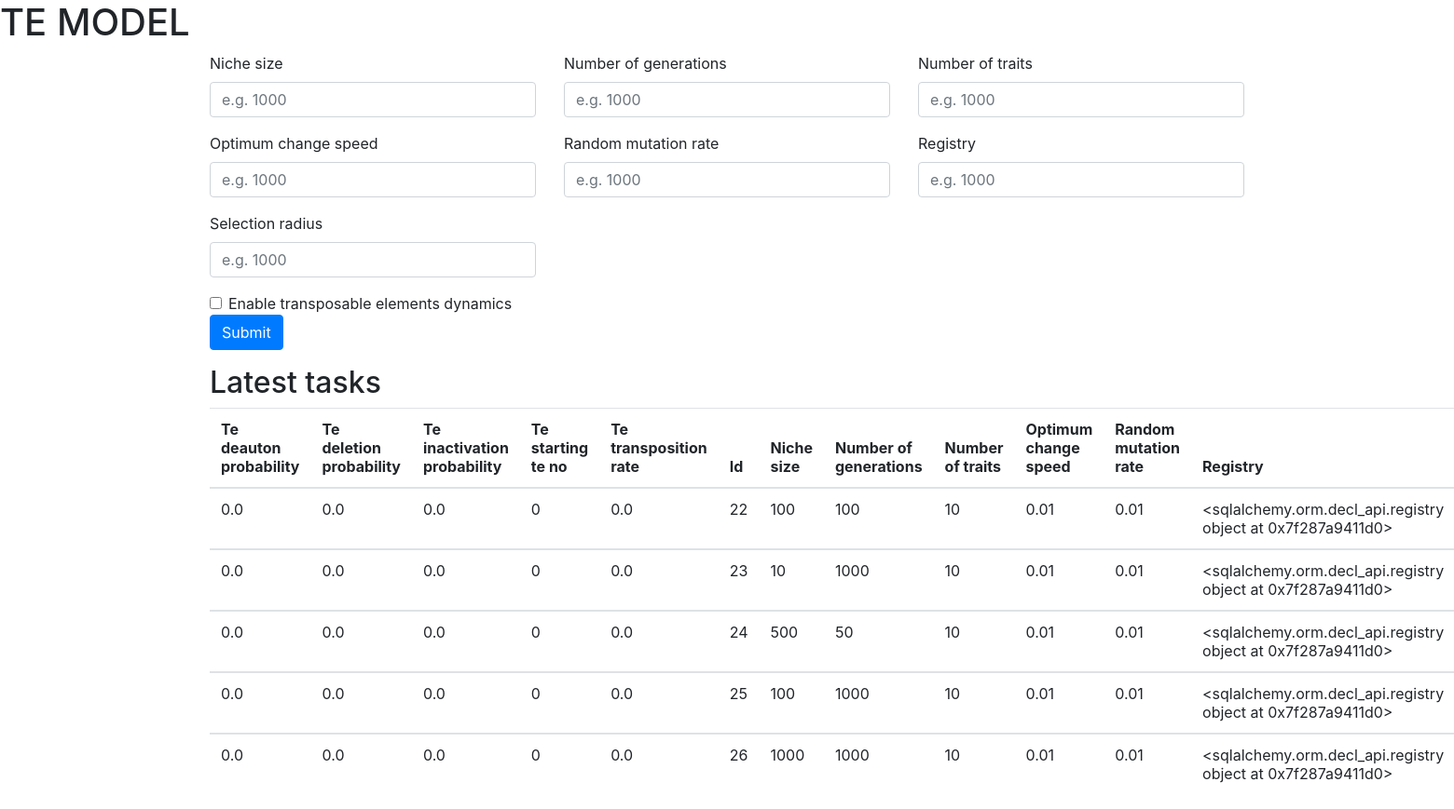
The page / on the database its author committed.
### index.py (models this page shows)
class Task(db.Model):
    id = db.Column(db.Integer, primary_key = True)
    simulation_status = db.Column(db.Text)
    niche_size              = db.Column(db.Integer, default = 5000)
    optimum_change_speed    = db.Column(db.REAL, default = 0.01)
    selection_radius        = db.Column(db.REAL, default = 20.0)    # default: 20.0
    number_of_generations   = db.Column(db.Integer, default = 2000)
    number_of_traits        = db.Column(db.Integer) # no_phenotype_properties
    random_mutation_rate    = db.Column(db.REAL)    # default: 0.003
    TE_starting_te_no           = db.Column(db.Integer)
    TE_deauton_probability      = db.Column(db.REAL) # default: 0.0
    TE_inactivation_probability = db.Column(db.REAL) # default: 0.003
    TE_transposition_rate       = db.Column(db.REAL) # default: 0.003
    TE_deletion_probability     = db.Column(db.REAL) # default: 0.003

### index.py (the view, shortened to what this page needs)
@app.route('/', methods = ['GET', 'POST'])
def hello_world():
    tasks = Task.query.all()
    tasks_list, names = tasks_to_list(tasks[(len(tasks) - 5):len(tasks)])
    cols_num = 3 #math.floor(math.sqrt(len(tmp))) + 1
    general_params, te_params = get_Task_parameters(cols_num)
    return render_template("index.html", zmienna = tasks[(len(tasks)-5):],
            tasks_list = tasks_list, names = names,
            params_general = general_params, params_TE = te_params)

### index.py (called while the page is built)
def tasks_to_list(tasks):
    mylist = []
    names = []
    first = True
    for task in tasks:
        mydir = {}
        for attr in dir(task):
            if not attr.startswith("_") and attr not in ["metadata", "query", "query_class"]:
                if first:
                    names.append(attr)
                mydir[attr] = getattr(task, attr)
        first = False
        mylist.append(mydir)
    return mylist, names

def get_Task_parameters(ncols):
    te_params = []
    general_params = []
    for attr in dir(Task):
        if not attr.startswith("_") and attr not in ["metadata", "query",
                "query_class", "id", "simulation_status"]:
            if attr.startswith("TE_"):
                te_params.append(attr)
            else:
                general_params.append(attr)
    general_params = [general_params[i:i+ncols] for i in range(0,
        len(general_params), ncols)]
    te_params = [te_params[i:i+ncols] for i in range(0,
        len(te_params), ncols)]
    return general_params, te_params

### templates/index.html (shortened to what this page needs)
{% extends "base.html" %}
{% block content %}
<div class="container">
<form method="POST">
    {% for params_row in params_general %}
    <div class="row">
        {% for param in params_row %}
        <div class="col-sm-4">
            <div class="form-group">
            <label>{{param.replace('_',' ').capitalize()}}</label>
            <input type="text" class="form-control" id="{{param}}"
            name="{{param}}" placeholder="e.g. 1000">
            </div>
        </div>
        {% endfor %}
    </div>
    {% endfor %}
    {% if params_TE %}
    <div class="row">
        <div class="col-sm-4">
            <div class="form-check">
                <label class="form-check-label">
                <input type="checkbox" class="foo form-check-input"
                id="TEparams" onchange="showDIV('TE-params-set')" >
                Enable transposable elements dynamics
                </label>
            </div>
        </div>
    </div>
    {% endif %}
<button type="submit" class="btn btn-primary">Submit</button>
</form>
<h2> Latest tasks </h2>
<table class = "table table-hover">
  <thead>
    <tr>
    {% for name in names %}
      <th> {{name.replace('_',' ').capitalize()}} </th>
    {% endfor %}
    </tr>
  </thead>
  {% for task in tasks_list %}
  <tbody>
    <tr>
    {% for val in task.values() %}
      <td> {{val}} </td>
    {% endfor %}
    </tr>
  {% endfor %}
  </tbody>
</table>
</div>
{% endblock %}

### templates/base.html (shortened to what this page needs)
<html lang=en>
<head>
    <link rel="stylesheet" type="text/css" href="{{ url_for('static', filename='resources/style.css') }}" />
    <link rel="stylesheet"
        href="https://maxcdn.bootstrapcdn.com/bootstrap/4.0.0-alpha.6/css/bootstrap.min.css"
>
</head>
<body>
    <h1> TE MODEL </h1>
{% block content %}
{% endblock %}
</body>
</html>

### rows shown on the page
Task: TE_deauton_probability "0.0", TE_deletion_probability "0.0", TE_inactivation_probability "0.0", values "0" "22" "100" "100" "10" "<sqlalchemy.orm.decl_api.registry object at 0x7f287a9411d0>", TE_transposition_rate "0.0", optimum_change_speed "0.01", random_mutation_rate "0.01"
Task: TE_deauton_probability "0.0", TE_deletion_probability "0.0", TE_inactivation_probability "0.0", values "0" "23" "10" "10" "<sqlalchemy.orm.decl_api.registry object at 0x7f287a9411d0>", TE_transposition_rate "0.0", number_of_generations "1000", optimum_change_speed "0.01", random_mutation_rate "0.01"
Task: TE_deauton_probability "0.0", TE_deletion_probability "0.0", TE_inactivation_probability "0.0", values "0" "24" "50" "10" "<sqlalchemy.orm.decl_api.registry object at 0x7f287a9411d0>", TE_transposition_rate "0.0", niche_size "500", optimum_change_speed "0.01", random_mutation_rate "0.01"
Task: TE_deauton_probability "0.0", TE_deletion_probability "0.0", TE_inactivation_probability "0.0", values "0" "25" "100" "10" "<sqlalchemy.orm.decl_api.registry object at 0x7f287a9411d0>", TE_transposition_rate "0.0", number_of_generations "1000", optimum_change_speed "0.01", random_mutation_rate "0.01"
Task: TE_deauton_probability "0.0", TE_deletion_probability "0.0", TE_inactivation_probability "0.0", values "0" "26" "10" "<sqlalchemy.orm.decl_api.registry object at 0x7f287a9411d0>", TE_transposition_rate "0.0", niche_size "1000", number_of_generations "1000", optimum_change_speed "0.01", random_mutation_rate "0.01"

### other values the page prints
{{ param.replace('_',' ').capitalize() }} "Niche size" "Number of generations" "Number of traits" "Optimum change speed" "Random mutation rate" "Registry" "Selection radius"
{{ name.replace('_',' ').capitalize() }} "Te deauton probability" "Te deletion probability" "Te inactivation probability" "Te starting te no" "Te transposition rate" "Id" "Niche size" "Number of generations" "Number of traits" "Optimum change speed" "Random mutation rate" "Registry"
